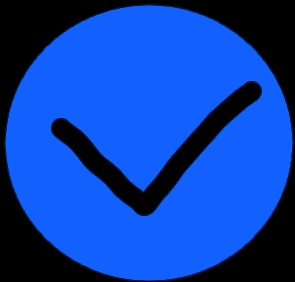
#> input picture images/a.png, 295 x 282 px
$ python '이미지출력.py'
#> lines starting #> are read from the running program, lines starting #| are printed output that depends on the picture
#image 출력
import cv2 #opencv 라이브러리 import

####!!!!!!!!
# windows  이미지 파일명 한글 쓰지말것(UTF8, EUC-KR 한글인식 문제)
####!!!!!!!!

# for windows only
# img = cv2.imread('c:\\Users\\scar87\\OneDrive\\사진\\짤\\파딱KakaoTalk_20220319_164800647.png')
# for all os
# img = cv2.imread('c:/Users/scar87/OneDrive/사진/짤/파딱KakaoTalk_20220319_164800647.png')

img_color = cv2.imread('./images/a.png', cv2.IMREAD_COLOR)
#> img_color is the input picture: shape (282, 295, 3); mean B, G, R 172.1, 65.2, 12.5
img_gray = cv2.imread('./images/a.png', cv2.IMREAD_GRAYSCALE)
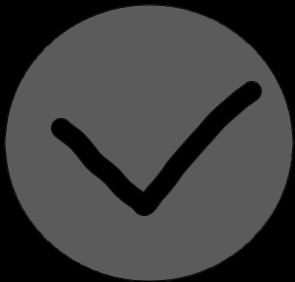
#> img_gray: shape (282, 295); min 0, max 98, mean 61.7
img_unchange = cv2.imread('./images/a.png', cv2.IMREAD_UNCHANGED)
# if img is None:
#     print('image read fail')
#     exit(0)

cv2.imshow('Show images0', img_color) #출력 화면을 Show images로 저장
cv2.imshow('Show images1', img_gray) #출력 화면을 Show images로 저장
cv2.imshow('Show images2', img_unchange) #출력 화면을 Show images로 저장
cv2.waitKey() #waitKey : 키보드 바인딩을 위한 함수
cv2.destroyAllWindows()
# print('gggg\nhhhhh')
